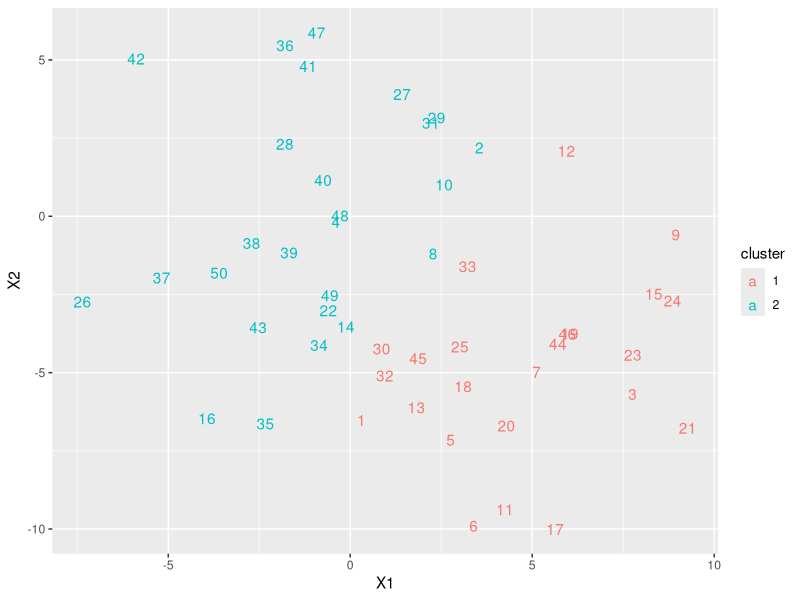
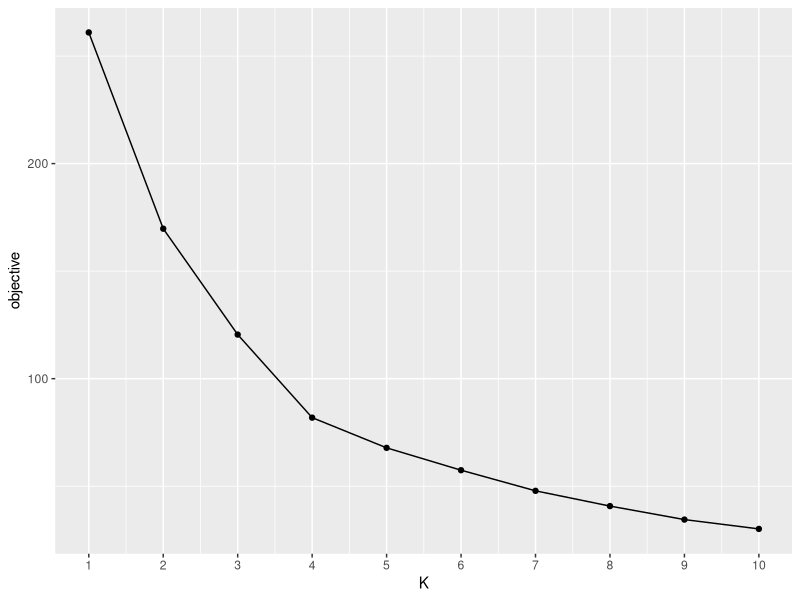
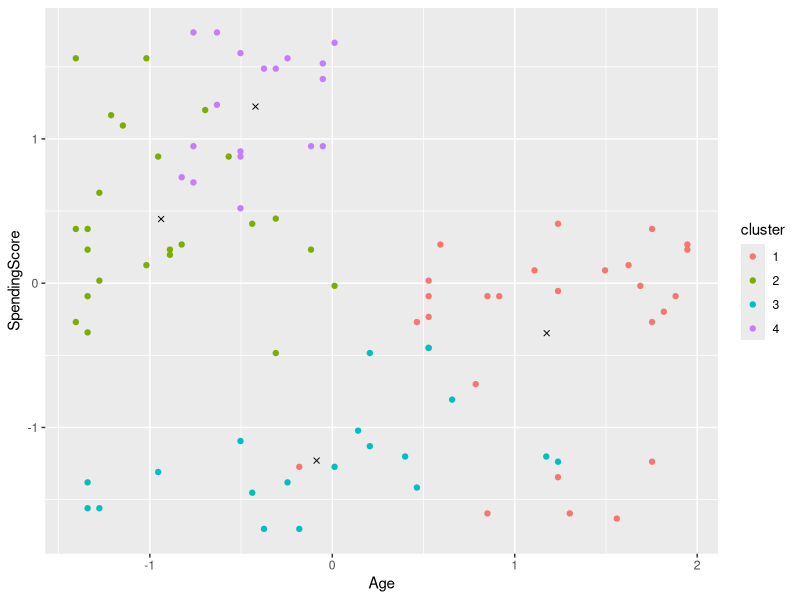
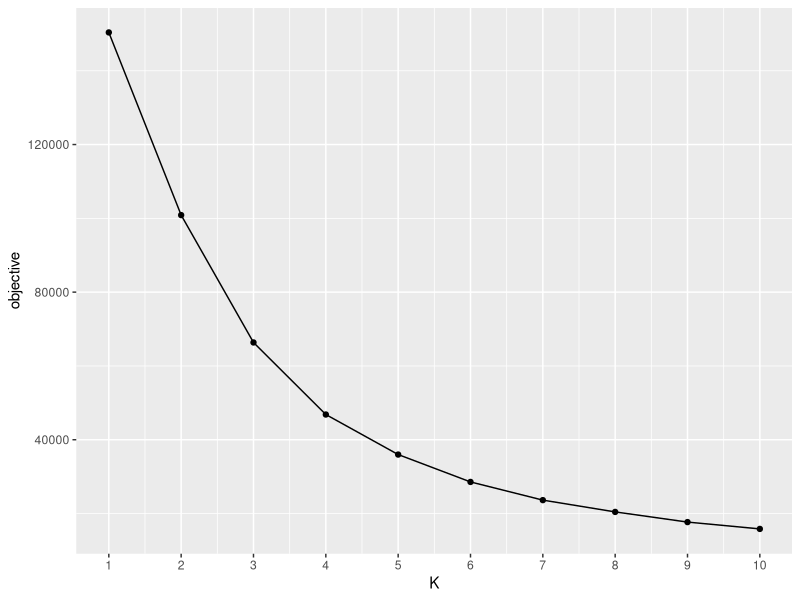
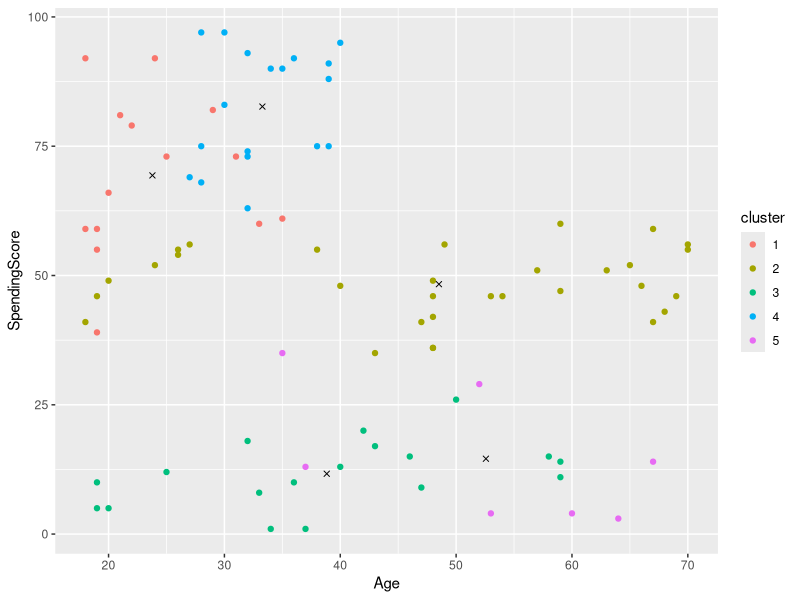

Source code (R) for these figures, in order:
## ---- chunk 1
library(tidyverse)
## ---- chunk 2
set.seed(2)
x <- matrix(rnorm(50 * 2, 0, 3), ncol = 2)
x[1:25, 1] <- x[1:25, 1] + 3
x[1:25, 2] <- x[1:25, 2] - 4
## ---- chunk 3
set.seed(2)
km_out <- kmeans(x, 2, nstart = 20)
km_out
## ---- chunk 4
km_out$centers
km_out$cluster
## ---- chunk 5
data.frame(x) %>%
  mutate(cluster = km_out$cluster,
         cluster = factor(cluster),
         obs = 1:nrow(x)) %>%
  ggplot(., aes(x = X1, y = X2, col = cluster, label = obs)) +
  geom_text() 
## ---- chunk 6
set.seed(4)
km_out <- kmeans(x, 3, nstart = 1)
km_out$tot.withinss
km_out <- kmeans(x, 3, nstart = 20)
km_out$tot.withinss

## ---- chunk 7
std_x <- scale(x)
## ---- chunk 8
apply(std_x, 2, mean)
apply(std_x, 2, sd)
## ---- chunk 9
dat <- read.csv("data/Mall_Customers.csv")
## ---- chunk 10
mall_std <- dat %>% 
  filter(Gender == "Male") %>%
  mutate_if(is.numeric, scale)
## ---- chunk 11
set.seed(2)
tot.withinss <- rep(NA, 10)
for (i in 1:10){
  cluster <- kmeans(mall_std[,3:5], center=i, nstart=20)
  tot.withinss[i] <- cluster$tot.withinss
}
## ---- chunk 12
data.frame(K = 1:10, objective = tot.withinss) %>%
  ggplot(., aes(x = K, y = objective)) +
  geom_point() +
  geom_line() +
  scale_x_continuous(breaks = 1:10)
## ---- chunk 13
km_out <- kmeans(mall_std[,3:5], 4)
## ---- chunk 14
mall_std %>%
  mutate(cluster = factor(km_out$cluster)) %>%
  ggplot(., aes(x = Age, y = SpendingScore)) +
  geom_point(aes(col  = cluster)) +
  geom_point(data = data.frame(km_out$centers), aes(x = Age, y = SpendingScore),
             pch = 4)

## ---- chunk 15
mall_dat <- dat %>% 
  filter(Gender == "Male") 
## ---- chunk 16
set.seed(2)
tot.withinss <- rep(NA, 10)
for (i in 1:10){
  cluster <- kmeans(mall_dat[,3:5], center=i, nstart=20)
  tot.withinss[i] <- cluster$tot.withinss
}
data.frame(K = 1:10, objective = tot.withinss) %>%
  ggplot(., aes(x = K, y = objective)) +
  geom_point() +
  geom_line() +
  scale_x_continuous(breaks = 1:10)
km_out <- kmeans(mall_dat[,3:5], 5)
mall_dat %>%
  mutate(cluster = factor(km_out$cluster)) %>%
  ggplot(., aes(x = Age, y = SpendingScore)) +
  geom_point(aes(col  = cluster)) +
  geom_point(data = data.frame(km_out$centers), aes(x = Age, y = SpendingScore),
             pch = 4)
